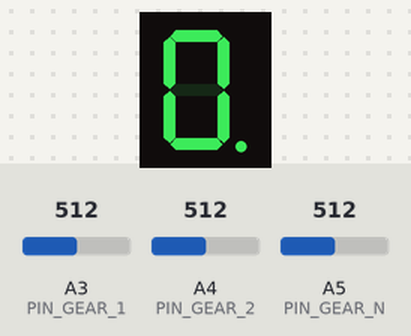
Bench run of a sketch on a simulated Arduino Uno, built with avr-gcc and run on an emulated ATmega328P. Parts: 1-digit seven-segment display. Wiring (inferred from the names in the program): 1-digit 7-segment display, segments lit when LOW: segments pin 10, pin 7, pin 8, pin 9, pin 12, pin 13, pin 6, pin 11. Inputs (shaded band) come from the test bench; at power-on: A3 (PIN_GEAR_1) = 512, A5 (PIN_GEAR_N) = 512, A4 (PIN_GEAR_2) = 512. The segment pins are drawn as the display they are named for; what the sketch prints to the serial monitor is not drawn.

Above: at 1.2 s.
1.3 s: A3 (PIN_GEAR_1) set to 492
At 1.8 s:
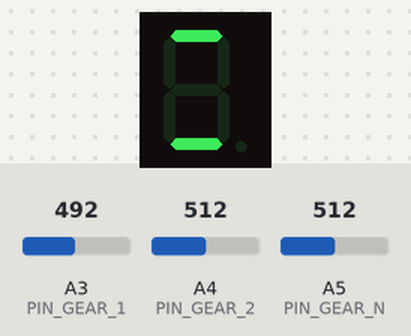
2.8 s: A5 (PIN_GEAR_N) set to 492
At 3.9 s:
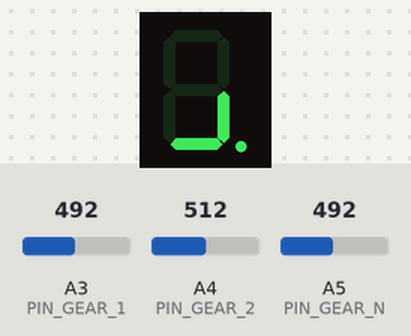
Timing chart, 0 to 3.4 s (numbered marks = the images above; inputs shaded):
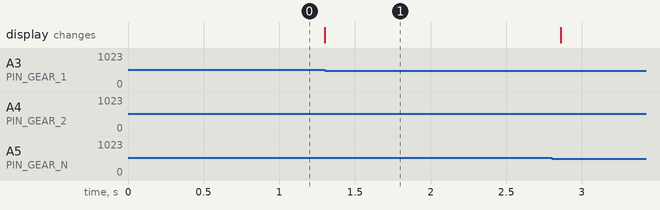

The sketch:

bmw-k100-gear-selector-7seg-test.ino
```cpp
// (licence header left out)
// ── Pin Definitions -- Gear Inputs ────────────────────────────────────────────
const int PIN_GEAR_1 = 3;
const int PIN_GEAR_2 = 4;
const int PIN_GEAR_N = 5;

// ── Pin Definitions -- 7-Segment Outputs ─────────────────────────────────────
const int PIN_SEG_DP = 6;
const int PIN_SEG_A  = 11;
const int PIN_SEG_B  = 10;
const int PIN_SEG_C  = 7;
const int PIN_SEG_D  = 8;
const int PIN_SEG_E  = 9;
const int PIN_SEG_F  = 12;
const int PIN_SEG_G  = 13;

const int THRESHOLD  = 500;

// ── State Variables ───────────────────────────────────────────────────────────
int pin1Val = 0;
int pin2Val = 0;
int pinNVal = 0;

// ── Setup ─────────────────────────────────────────────────────────────────────
void setup() {
  Serial.begin(115200);

  pinMode(PIN_GEAR_1, INPUT);
  pinMode(PIN_GEAR_2, INPUT);
  pinMode(PIN_GEAR_N, INPUT);

  pinMode(PIN_SEG_DP, OUTPUT);
  pinMode(PIN_SEG_A,  OUTPUT);
  pinMode(PIN_SEG_B,  OUTPUT);
  pinMode(PIN_SEG_C,  OUTPUT);
  pinMode(PIN_SEG_D,  OUTPUT);
  pinMode(PIN_SEG_E,  OUTPUT);
  pinMode(PIN_SEG_F,  OUTPUT);
  pinMode(PIN_SEG_G,  OUTPUT);

  // DP always on as power indicator
  digitalWrite(PIN_SEG_DP, HIGH);
  allSegmentsOff();
}

// ── Main Loop ─────────────────────────────────────────────────────────────────
void loop() {
  pin1Val = analogRead(PIN_GEAR_1);
  pin2Val = analogRead(PIN_GEAR_2);
  pinNVal = analogRead(PIN_GEAR_N);

  allSegmentsOff();

  if      (pin1Val < THRESHOLD && pin2Val < THRESHOLD && pinNVal < THRESHOLD)   { displayN(); Serial.println("Neutral"); }
  else if (pin1Val < THRESHOLD && pin2Val < THRESHOLD && pinNVal >= THRESHOLD)   { display1(); Serial.println("1st Gear"); }
  else if (pin1Val >= THRESHOLD && pin2Val < THRESHOLD && pinNVal < THRESHOLD)   { display2(); Serial.println("2nd Gear"); }
  else if (pin1Val >= THRESHOLD && pin2Val < THRESHOLD && pinNVal >= THRESHOLD)  { display3(); Serial.println("3rd Gear"); }
  else if (pin1Val < THRESHOLD && pin2Val >= THRESHOLD && pinNVal < THRESHOLD)   { display4(); Serial.println("4th Gear"); }
  else if (pin1Val < THRESHOLD && pin2Val >= THRESHOLD && pinNVal >= THRESHOLD)  { display5(); Serial.println("5th Gear"); }
}

// ── Segment Control ───────────────────────────────────────────────────────────
void allSegmentsOff() {
  digitalWrite(PIN_SEG_A, LOW); digitalWrite(PIN_SEG_B, LOW);
  digitalWrite(PIN_SEG_C, LOW); digitalWrite(PIN_SEG_D, LOW);
  digitalWrite(PIN_SEG_E, LOW); digitalWrite(PIN_SEG_F, LOW);
  digitalWrite(PIN_SEG_G, LOW);
}

// Neutral -- displays "n" shape
void displayN() {
  digitalWrite(PIN_SEG_A, HIGH); digitalWrite(PIN_SEG_B, HIGH);
  digitalWrite(PIN_SEG_C, HIGH); digitalWrite(PIN_SEG_E, HIGH);
  digitalWrite(PIN_SEG_F, HIGH);
}

void display1() {
  digitalWrite(PIN_SEG_E, HIGH);
  digitalWrite(PIN_SEG_F, HIGH);
}

void display2() {
  digitalWrite(PIN_SEG_A, HIGH); digitalWrite(PIN_SEG_B, HIGH);
  digitalWrite(PIN_SEG_D, HIGH); digitalWrite(PIN_SEG_E, HIGH);
  digitalWrite(PIN_SEG_G, HIGH);
}

void display3() {
  digitalWrite(PIN_SEG_A, HIGH); digitalWrite(PIN_SEG_B, HIGH);
  digitalWrite(PIN_SEG_C, HIGH); digitalWrite(PIN_SEG_D, HIGH);
  digitalWrite(PIN_SEG_G, HIGH);
}

void display4() {
  digitalWrite(PIN_SEG_B, HIGH); digitalWrite(PIN_SEG_C, HIGH);
  digitalWrite(PIN_SEG_F, HIGH); digitalWrite(PIN_SEG_G, HIGH);
}

void display5() {
  digitalWrite(PIN_SEG_A, HIGH); digitalWrite(PIN_SEG_C, HIGH);
  digitalWrite(PIN_SEG_D, HIGH); digitalWrite(PIN_SEG_F, HIGH);
  digitalWrite(PIN_SEG_G, HIGH);
}
```

Measured:
- the behaviour switches between 500 and 499 on A3 (PIN_GEAR_1) (found by bisection; images 0 and 1)
- after the input at 1.3 s, the display: changes at once (image 1)
